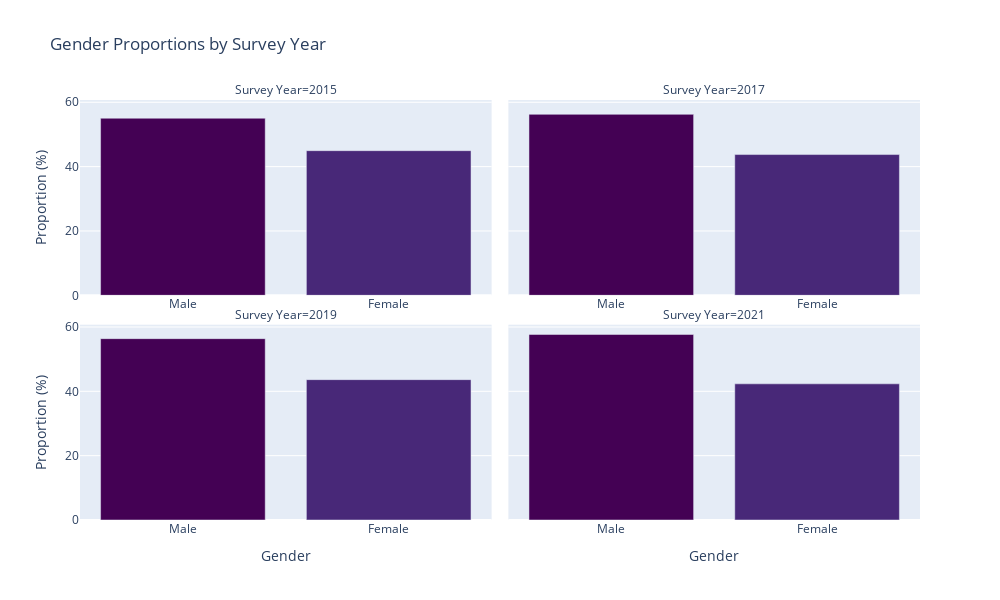

Notebook code for this chart:
### Code cell
import pandas as pd
import plotly.express as px

# Ensure 'female' column is integer type
final_eda['female'] = final_eda['female'].astype(int)

# Calculate normalized value counts for 'female' column within each 'survey_year'
normalized_counts = final_eda.groupby('survey_year')['female'].value_counts(normalize=True).mul(100).round(2).rename('proportion').reset_index()

# Extract the year from the 'survey_year' column for plotting purposes (but keep original as datetime)
normalized_counts['Survey Year'] = normalized_counts['survey_year'].dt.year

# Map gender labels
gender_labels = {1: 'Female', 0: 'Male'}
normalized_counts['female_label'] = normalized_counts['female'].map(gender_labels)

# Create the interactive plot using Plotly Express
fig = px.bar(
    normalized_counts, 
    x='female_label', 
    y='proportion', 
    color='female_label', 
    facet_col='Survey Year', 
    facet_col_wrap=2, 
    category_orders={'female_label': ['Male', 'Female']},  # Ensure consistent order of categories
    labels={'female_label': 'Gender', 'proportion': 'Proportion (%)'},
    title="Gender Proportions by Survey Year",
    color_discrete_sequence=px.colors.sequential.Viridis  # Apply the Viridis color scheme

)

# Update layout for a cleaner appearance
fig.update_layout(
    height=600,
    width=1000,
    showlegend=False
)


# Show x-axis labels for all subplots
fig.update_xaxes(showticklabels=True)

# Show the interactive plot
fig.show()

### Figure 1 — Plotly figure (JSON) as saved in the notebook; plotly's stock layout.template omitted (floating-point values rounded to 4 significant figures)
{"data": [{"alignmentgroup": "True", "hovertemplate": "Gender=%{x}<br>Survey Year=2015<br>Proportion (%)=%{y}<extra></extra>", "legendgroup": "Male", "marker": {"color": "#440154", "pattern": {"shape": ""}}, "name": "Male", "offsetgroup": "Male", "orientation": "v", "showlegend": true, "textposition": "auto", "type": "bar", "x": ["Male"], "xaxis": "x3", "y": [55.04], "yaxis": "y3"}, {"alignmentgroup": "True", "hovertemplate": "Gender=%{x}<br>Survey Year=2017<br>Proportion (%)=%{y}<extra></extra>", "legendgroup": "Male", "marker": {"color": "#440154", "pattern": {"shape": ""}}, "name": "Male", "offsetgroup": "Male", "orientation": "v", "showlegend": false, "textposition": "auto", "type": "bar", "x": ["Male"], "xaxis": "x4", "y": [56.25], "yaxis": "y4"}, {"alignmentgroup": "True", "hovertemplate": "Gender=%{x}<br>Survey Year=2019<br>Proportion (%)=%{y}<extra></extra>", "legendgroup": "Male", "marker": {"color": "#440154", "pattern": {"shape": ""}}, "name": "Male", "offsetgroup": "Male", "orientation": "v", "showlegend": false, "textposition": "auto", "type": "bar", "x": ["Male"], "xaxis": "x", "y": [56.37], "yaxis": "y"}, {"alignmentgroup": "True", "hovertemplate": "Gender=%{x}<br>Survey Year=2021<br>Proportion (%)=%{y}<extra></extra>", "legendgroup": "Male", "marker": {"color": "#440154", "pattern": {"shape": ""}}, "name": "Male", "offsetgroup": "Male", "orientation": "v", "showlegend": false, "textposition": "auto", "type": "bar", "x": ["Male"], "xaxis": "x2", "y": [57.67], "yaxis": "y2"}, {"alignmentgroup": "True", "hovertemplate": "Gender=%{x}<br>Survey Year=2015<br>Proportion (%)=%{y}<extra></extra>", "legendgroup": "Female", "marker": {"color": "#482878", "pattern": {"shape": ""}}, "name": "Female", "offsetgroup": "Female", "orientation": "v", "showlegend": true, "textposition": "auto", "type": "bar", "x": ["Female"], "xaxis": "x3", "y": [44.96], "yaxis": "y3"}, {"alignmentgroup": "True", "hovertemplate": "Gender=%{x}<br>Survey Year=2017<br>Proportion (%)=%{y}<extra></extra>", "legendgroup": "Female", "marker": {"color": "#482878", "pattern": {"shape": ""}}, "name": "Female", "offsetgroup": "Female", "orientation": "v", "showlegend": false, "textposition": "auto", "type": "bar", "x": ["Female"], "xaxis": "x4", "y": [43.75], "yaxis": "y4"}, {"alignmentgroup": "True", "hovertemplate": "Gender=%{x}<br>Survey Year=2019<br>Proportion (%)=%{y}<extra></extra>", "legendgroup": "Female", "marker": {"color": "#482878", "pattern": {"shape": ""}}, "name": "Female", "offsetgroup": "Female", "orientation": "v", "showlegend": false, "textposition": "auto", "type": "bar", "x": ["Female"], "xaxis": "x", "y": [43.63], "yaxis": "y"}, {"alignmentgroup": "True", "hovertemplate": "Gender=%{x}<br>Survey Year=2021<br>Proportion (%)=%{y}<extra></extra>", "legendgroup": "Female", "marker": {"color": "#482878", "pattern": {"shape": ""}}, "name": "Female", "offsetgroup": "Female", "orientation": "v", "showlegend": false, "textposition": "auto", "type": "bar", "x": ["Female"], "xaxis": "x2", "y": [42.33], "yaxis": "y2"}], "layout": {"annotations": [{"font": {}, "showarrow": false, "text": "Survey Year=2019", "x": 0.245, "xanchor": "center", "xref": "paper", "y": 0.465, "yanchor": "bottom", "yref": "paper"}, {"font": {}, "showarrow": false, "text": "Survey Year=2021", "x": 0.755, "xanchor": "center", "xref": "paper", "y": 0.465, "yanchor": "bottom", "yref": "paper"}, {"font": {}, "showarrow": false, "text": "Survey Year=2015", "x": 0.245, "xanchor": "center", "xref": "paper", "y": 1.0, "yanchor": "bottom", "yref": "paper"}, {"font": {}, "showarrow": false, "text": "Survey Year=2017", "x": 0.755, "xanchor": "center", "xref": "paper", "y": 1.0, "yanchor": "bottom", "yref": "paper"}], "barmode": "relative", "height": 600, "legend": {"title": {"text": "Gender"}, "tracegroupgap": 0}, "showlegend": false, "title": {"text": "Gender Proportions by Survey Year"}, "width": 1000, "xaxis": {"anchor": "y", "categoryarray": ["Male", "Female"], "categoryorder": "array", "domain": [0, 0.49], "showticklabels": true, "title": {"text": "Gender"}}, "xaxis2": {"anchor": "y2", "categoryarray": ["Male", "Female"], "categoryorder": "array", "domain": [0.51, 1], "matches": "x", "showticklabels": true, "title": {"text": "Gender"}}, "xaxis3": {"anchor": "y3", "domain": [0, 0.49], "matches": "x", "showticklabels": true}, "xaxis4": {"anchor": "y4", "domain": [0.51, 1], "matches": "x", "showticklabels": true}, "yaxis": {"anchor": "x", "domain": [0, 0.465], "title": {"text": "Proportion (%)"}}, "yaxis2": {"anchor": "x2", "domain": [0, 0.465], "matches": "y", "showticklabels": false}, "yaxis3": {"anchor": "x3", "domain": [0.535, 1.0], "matches": "y", "title": {"text": "Proportion (%)"}}, "yaxis4": {"anchor": "x4", "domain": [0.535, 1.0], "matches": "y", "showticklabels": false}}}
